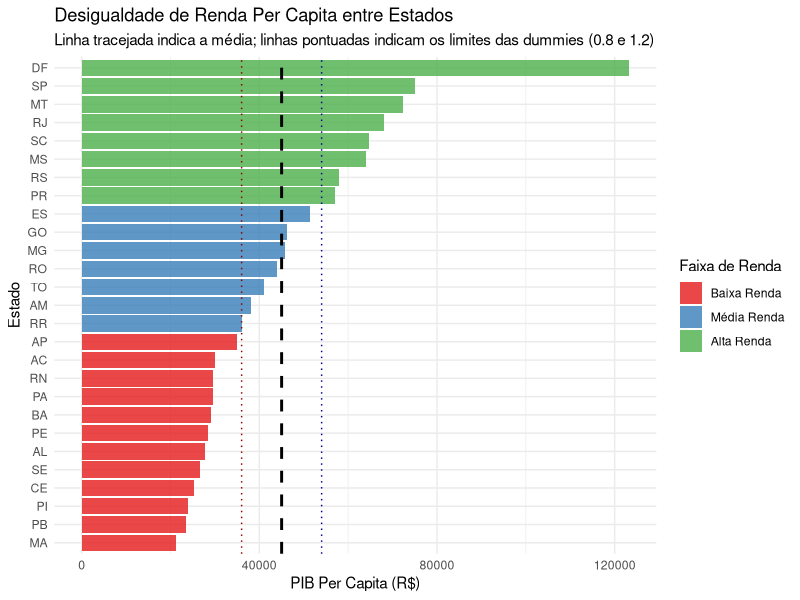
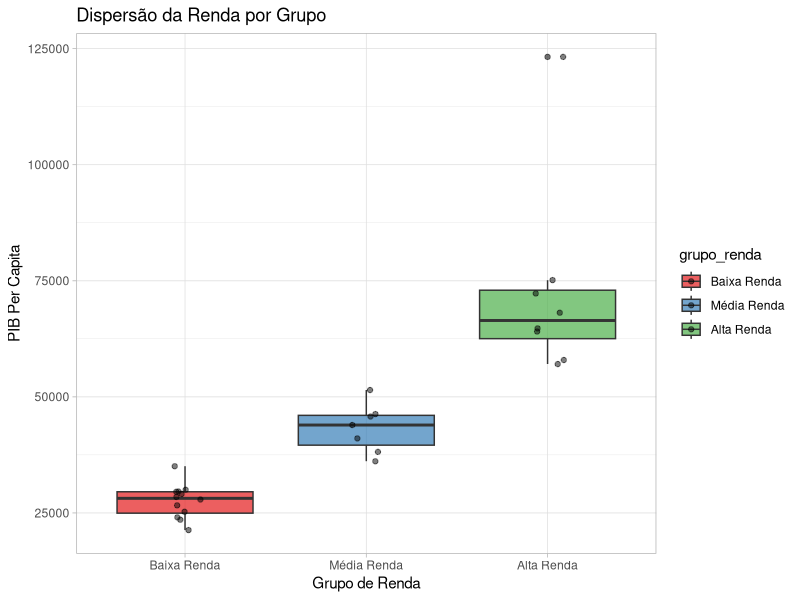
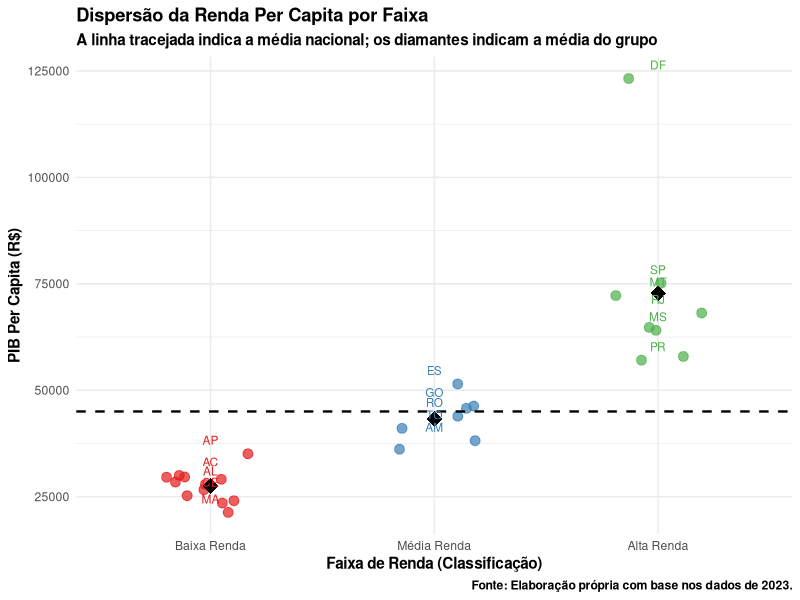

Generate these figures, in order, with R:
## 1.c - Critérios para determinação dos grupos por faixa de renda

# Preparação dos dados

# Descrição:

# a) A partir dos dados de população e produto do ano de 2023 estabelecemos os critérios
# para classificação por grupo de renda dos estados
# b) Consideramos como critério o desvio da média renda per capita nacional para classificar 
# em três faixas de renda (alta, média e baixa)

# Critérios:

# alta - acima de 1,2 da média da renda per capita nacional
# média - entre 1,2 e 0,8 da média da renda per capita nacional
# baixa - abaixo de 0,8 da média renda per capita nacional

# Obs. base nos dados de renda per capita de 2023. E a média da renda per capita nacional
# não é a renda per capita nacional. O criteŕio atende a busca da distribuição da renda

# 1) Instalação dos pacotes

install.packages(c("dplyr", "writexl", "ggplot2"))

# Pacotes 

# dplyer - manipulação de dados
# writexl - exportação de dados para formato de planilha
# ggplot2 - gráficos

#carregar pacotes

library(dplyr)
library(writexl)
library(ggplot2)
library(readxl)

# 2) Dados

library(readxl)

# verificar o caminho e se o arquivo existe

setwd("/home/erodrigo/Área de trabalho/Academico/3.4 Working papers_publica/01_paper_2021_01 crise fiscal, receita e despesa_submeter nova-economia-UFMG_mar_2026/data_codigos/01_trata_data/")
file.exists("r_renda_data_estado.xlsx")

# carregar

r_renda_data_estado <- read_excel("r_renda_data_estado.xlsx", 
                                sheet = "renda")

View(r_renda_data_estado)


# Obs. especifique o caminho correto da base de dados. Está pré-determinado que a
# base de dados está na mesma pasta do script R

# renomear para a base de dados para 'df' como simplificação

df <- r_renda_data_estado

# Visualizar

View(df)

# 3) Aplicando os criteŕios

library(dplyr)

# Consideramos que pib_per_capita já está na base df_hp
df_renda <- df %>%
  mutate(
    media_nacional = mean(pib_per_est, na.rm = TRUE),
    ratio_media = pib_per_est / media_nacional,
    grupo_renda = case_when(
      ratio_media > 1.20 ~ "Alta Renda",
      ratio_media < 0.80 ~ "Baixa Renda",
      TRUE               ~ "Média Renda"
    )
  ) %>%
  ungroup() %>%
    mutate(grupo_renda = factor(grupo_renda, 
                              levels = c("Baixa Renda", 
                                         "Média Renda", 
                                         "Alta Renda")
                              )
         )

# Visualizar

View(df_renda)

# 4) Análise descritiva

df_renda %>%
  select(uf, ratio_media, grupo_renda) %>%
  arrange(desc(ratio_media))

# 5) Dummy de faixa de renda

df_renda <- df_renda %>%
  mutate(
    renda_relativa = pib_per_est / mean(pib_per_est, na.rm = TRUE),
    dummy_renda_alta  = ifelse(renda_relativa > 1.20, 1, 0),
    dummy_renda_baixa = ifelse(renda_relativa < 0.80, 1, 0),
    dummy_renda_media = ifelse(renda_relativa >= 0.80 & renda_relativa <= 1.20, 1, 0)
  ) %>%
  ungroup()

# Visualizar

View(df_renda)

# 6) Gráfico da desigualdade de renda

# 6.1 - Gráfico em barras

# Calculando a média nacional para a linha de referência

media_ref <- mean(df_renda$pib_per_est, na.rm = TRUE)

# Gráfico

ggplot(df_renda, aes(x = reorder(uf, pib_per_est), y = pib_per_est, fill = grupo_renda)) +
  geom_col(alpha = 0.8) +
  geom_hline(yintercept = media_ref, linetype = "dashed", color = "black", linewidth = 1) +
  geom_hline(yintercept = media_ref * 1.2, linetype = "dotted", color = "darkblue") +
  geom_hline(yintercept = media_ref * 0.8, linetype = "dotted", color = "darkred") +
    coord_flip() + 
  scale_fill_manual(values = c("Baixa Renda" = "#e41a1c", 
                               "Média Renda" = "#377eb8", 
                               "Alta Renda" = "#4daf4a")) +
  labs(title = "Desigualdade de Renda Per Capita entre Estados",
       subtitle = "Linha tracejada indica a média; linhas pontuadas indicam os limites das dummies (0.8 e 1.2)",
       x = "Estado", y = "PIB Per Capita (R$)",
       fill = "Faixa de Renda") +
  theme_minimal()

# 6.2 - Dispersão

ggplot(df_renda, aes(x = grupo_renda, y = pib_per_est, fill = grupo_renda)) +
  geom_boxplot(alpha = 0.7) +
  geom_jitter(width = 0.1, alpha = 0.5) + # Mostra os pontos (estados) dentro da caixa
  labs(title = "Dispersão da Renda por Grupo",
       x = "Grupo de Renda", y = "PIB Per Capita") +
  theme_light() +
  scale_fill_brewer(palette = "Set1")

# 6.3 - Distribuição e linha

# Linha de referência

media_nacional <- mean(df_renda$pib_per_est, na.rm = TRUE)

# Gráfico

ggplot(df_renda, aes(x = grupo_renda, y = pib_per_est, color = grupo_renda)) +
  geom_jitter(width = 0.2, size = 3, alpha = 0.7) +
  geom_hline(yintercept = media_nacional, linetype = "dashed", color = "black", linewidth = 0.8) +
  stat_summary(fun = mean, geom = "point", shape = 18, size = 5, color = "black") +
  geom_text(aes(label = uf), vjust = -1, size = 3, check_overlap = TRUE) +
  scale_color_manual(values = c("Baixa Renda" = "#e41a1c", 
                                "Média Renda" = "#377eb8", 
                                "Alta Renda" = "#4daf4a")) +
  labs(title = "Dispersão da Renda Per Capita por Faixa",
       subtitle = "A linha tracejada indica a média nacional; os diamantes indicam a média do grupo",
       x = "Faixa de Renda (Classificação)", 
       y = "PIB Per Capita (R$)",
       caption = "Fonte: Elaboração própria com base nos dados de 2023.",
       color = "Grupo") +
  
  theme_minimal() +
  theme(legend.position = "none",
        axis.title = element_text(face = "bold"),
        title = element_text(face = "bold"))

# 7) Exportar dados para planilha

library(writexl)

write_xlsx(df_renda, "df_renda.xlsx")

#obs. exportado para planilha xlsx para a mesma pasta onde o script foi aberto

## FIM
